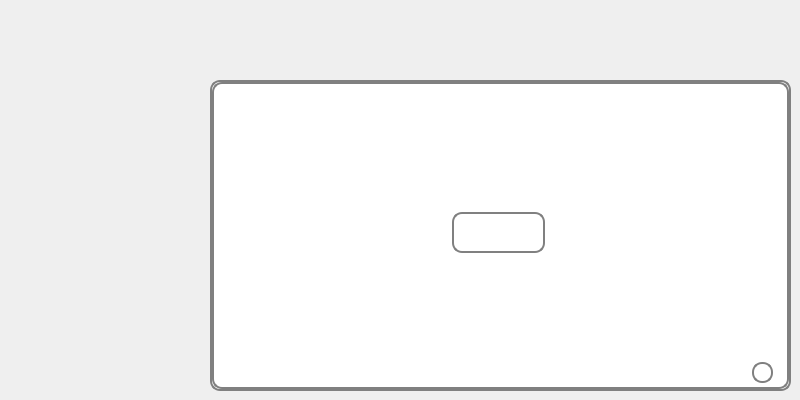
     <widget class="QWidget" name="tab_5">
      <attribute name="icon">
       <iconset>
        <normaloff>:/Downloads/play-alt.png</normaloff>:/Downloads/play-alt.png</iconset>
      </attribute>
      <attribute name="title">
       <string>Video</string>
      </attribute>
      <widget class="QStackedWidget" name="stackedWidget">
       <property name="geometry">
        <rect>
         <x>210</x>
         <y>80</y>
         <width>581</width>
         <height>311</height>
        </rect>
       </property>
       <property name="styleSheet">
        <string notr="true">background-color: rgb(255, 255, 255);
border-radius: 10px;
border: 2px solid gray;</string>
       </property>
       <property name="currentIndex">
        <number>0</number>
       </property>
       <widget class="QWidget" name="page">
        <widget class="QPushButton" name="video_on">
         <property name="geometry">
          <rect>
           <x>240</x>
           <y>130</y>
           <width>93</width>
           <height>41</height>
          </rect>
         </property>
         <property name="text">
          <string/>
         </property>
         <property name="icon">
          <iconset>
           <normaloff>:/Downloads/play-alt.png</normaloff>:/Downloads/play-alt.png</iconset>
         </property>
         <property name="iconSize">
          <size>
           <width>30</width>
           <height>30</height>
          </size>
         </property>
        </widget>
        <widget class="QPushButton" name="pushButton_13">
         <property name="geometry">
          <rect>
           <x>540</x>
           <y>280</y>
           <width>21</width>
           <height>21</height>
          </rect>
         </property>
         <property name="styleSheet">
          <string notr="true"/>
         </property>
         <property name="text">
          <string/>
         </property>
         <property name="icon">
          <iconset>
           <normaloff>:/Downloads/croix-cercle.png</normaloff>:/Downloads/croix-cercle.png</iconset>
         </property>
         <property name="iconSize">
          <size>
           <width>25</width>
           <height>25</height>
          </size>
         </property>
        </widget>
       </widget>
       <widget class="QWidget" name="page_2"/>
      </widget>
     </widget>
